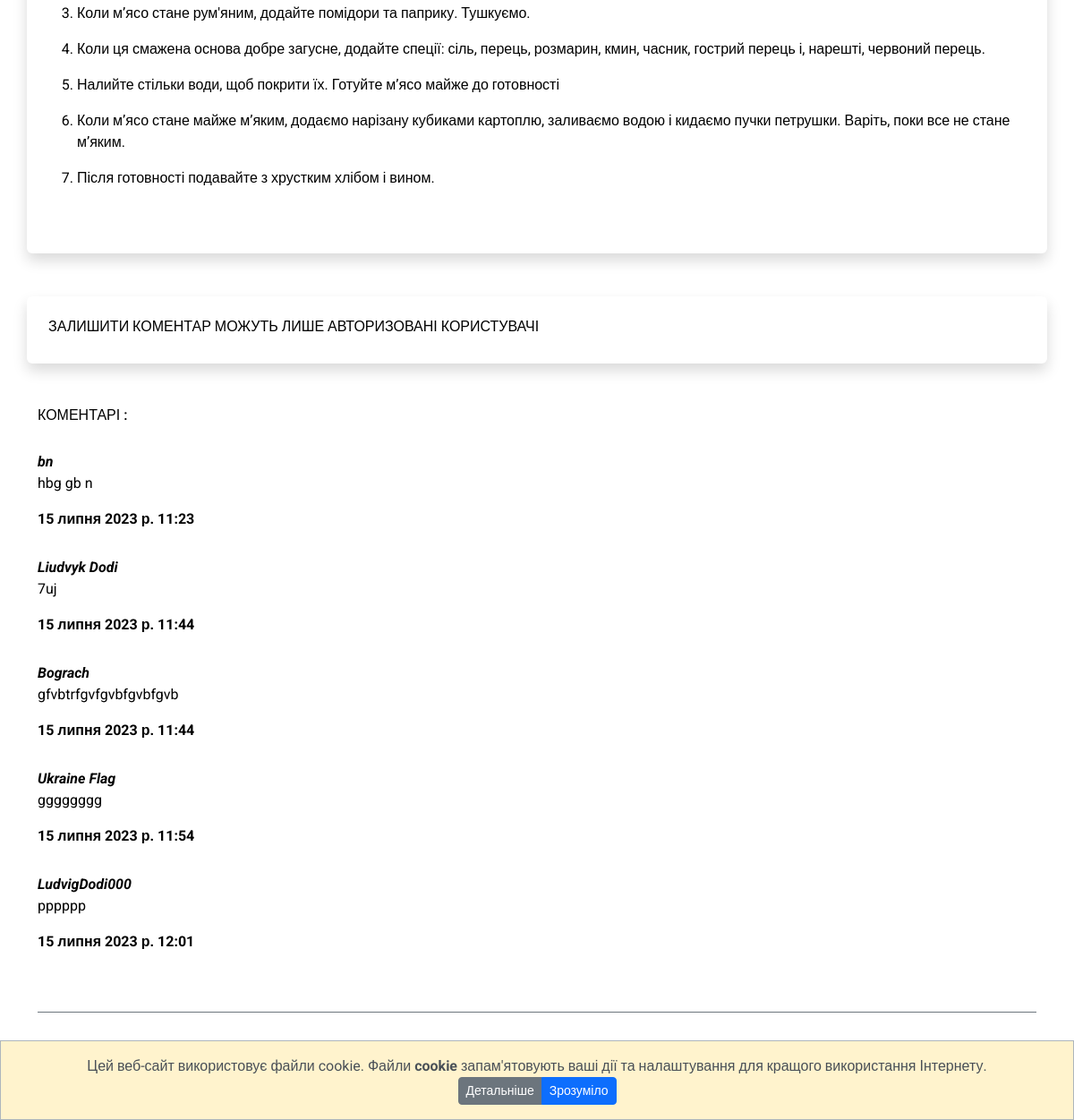
The app's page /1 (lower part), older data.
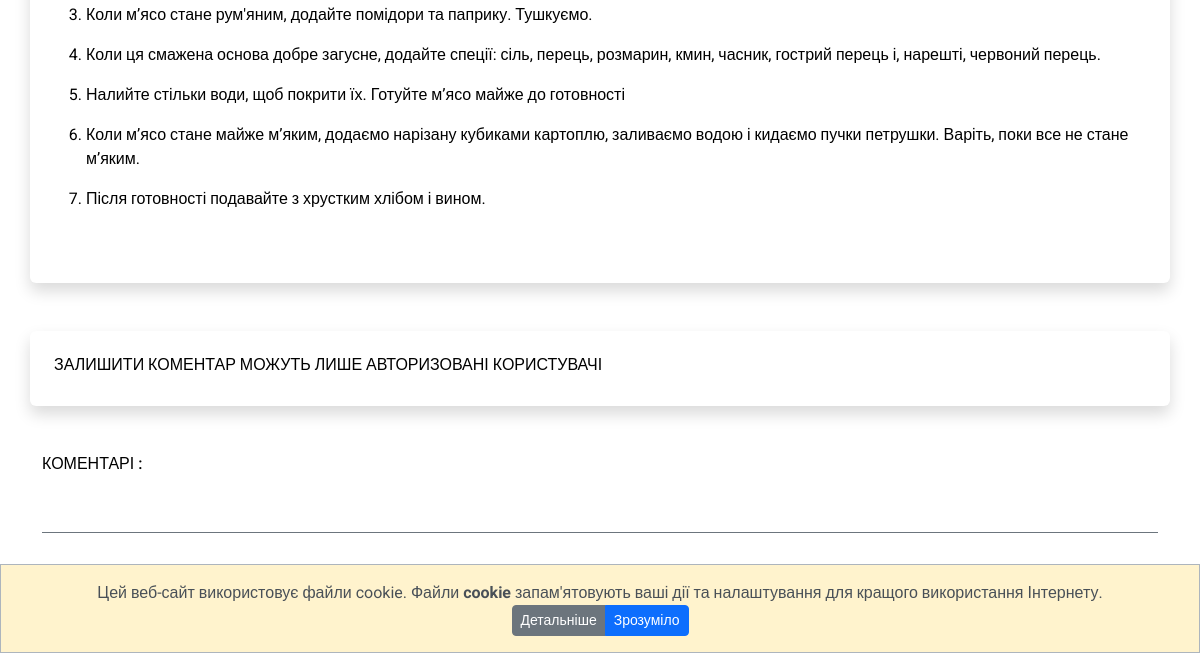
The same page, newer data.
### recipes_app/models.py (models this page shows, shortened)
class Comments(models.Model):
    name = models.CharField("Ім'я", max_length=50)
    text_comments = models.TextField("Текст комментаря", max_length=2000)
    recipe = models.ForeignKey(Recipes, verbose_name='Post', on_delete=models.CASCADE)
    date_added = models.DateTimeField(auto_now_add=True)

### recipes_app/views.py (the view)
# urls.py: path('<int:recipe_id>', single_recipe, name='single_recipe'),
def single_recipe(request, recipe_id):
    recipe = Recipes.objects.get(pk=recipe_id)
    return render(request, 'single_recipe.html', context={'recipe': recipe})

### templates/single_recipe.html (shortened to what this page needs)
{% extends 'base.html' %}
{% load static %}
{% block content %}
<div class="recipe-page">
    <div class="container shadow p-4 mb-5 mt-5 bg-body rounded">
            <div class="recipe-content">
                <p class="ck-content">{{recipe.text | safe}}</p>
            </div>
    </div>
</div>
<div class="comments">
    {% if user.is_authenticated %}
    <div class="container shadow p-4 mb-5 mt-5 bg-body rounded">
        <div class="row">
            <h6>ЗАЛИШИТИ КОМЕНТАР : </h6>
            <div>
                {% comment %} <form action="{% url 'add_comments' recipe.id %}" class="comments" method="post"> {% endcomment %}
                <form action="{% url 'add_comments' recipe.id %}" class="comments" method="post">
                    {% csrf_token %}
                    {% comment %} <div class="login-item col-xl-3 col-lg-3 col-md-4 col-sm-12">
                        <span name="name">{{ user.username }}</span>
                    </div> {% endcomment %}
                    <div class="form-floating mb-3">
                        <input class="form-control" placeholder="Leave your name here" id="floatingInput" name="name">
                        <label for="floatingInput">Ім'я</label>
                    </div>
                    {% comment %} <div class="col-4 mb-3">
                        <label for="exampleFormControlInput1" class="form-label">
                            <input type="email" class="form-control" id="exampleFormControlInput1" placeholder="Email" name="email">
                        </label>
                    </div> {% endcomment %}
                    {% comment %} <div class="col-4 mb-3">
                        <label for="exampleFormControlTextarea1" class="form-label">
                            <textarea class="form-control" id="exampleFormControlTextarea1" rows="5" placeholder="Коментар" name="text_comments"></textarea>
                        </label>
                    </div> {% endcomment %}
                    <div class="form-floating mb-3">
                        <textarea class="form-control" placeholder="Leave a comment here" id="floatingTextarea" height="200" name="text_comments"></textarea>
                        <label for="floatingTextarea">Коментар</label>
                    </div>
                    <div>
                        <button type="submit" class="btn btn-outline-secondary">Відправка</button>
                    </div>
                </form>
            </div>
        </div>
    </div>
    {% else %}
    <div class="container shadow p-4 mb-5 mt-5 bg-body rounded">
        <div class="row">
            <h6>ЗАЛИШИТИ КОМЕНТАР МОЖУТЬ ЛИШЕ АВТОРИЗОВАНІ КОРИСТУВАЧІ </h6>
        </div>
    </div>
    {% endif %}
    <div class="container all-comments">
        <h6>КОМЕНТАРІ : </h6>
        {% for comment in recipe.comments_set.all %}
            <div class="view-comment">
                <b><i>{{comment.name}}</i></b>
                <p><span>{{comment.text_comments}}</span></p>
                <p><span><b>{{ comment.date_added }}</b></span></p>
            </div>
        {%endfor%}
    </div>
</div>
{% endblock content %}

Row changes from the older to the newer data that the page shows:
removed Comments: name "bn", text_comments "hbg gb n", date_added "15 липня 2023 р. 11:23"
removed Comments: name "Liudvyk Dodi", text_comments "7uj", date_added "15 липня 2023 р. 11:44"
removed Comments: name "Bograch", text_comments "gfvbtrfgvfgvbfgvbfgvb", date_added "15 липня 2023 р. 11:44"
removed Comments: name "Ukraine Flag", text_comments "gggggggg", date_added "15 липня 2023 р. 11:54"
removed Comments: name "LudvigDodi000", text_comments "pppppp", date_added "15 липня 2023 р. 12:01"
